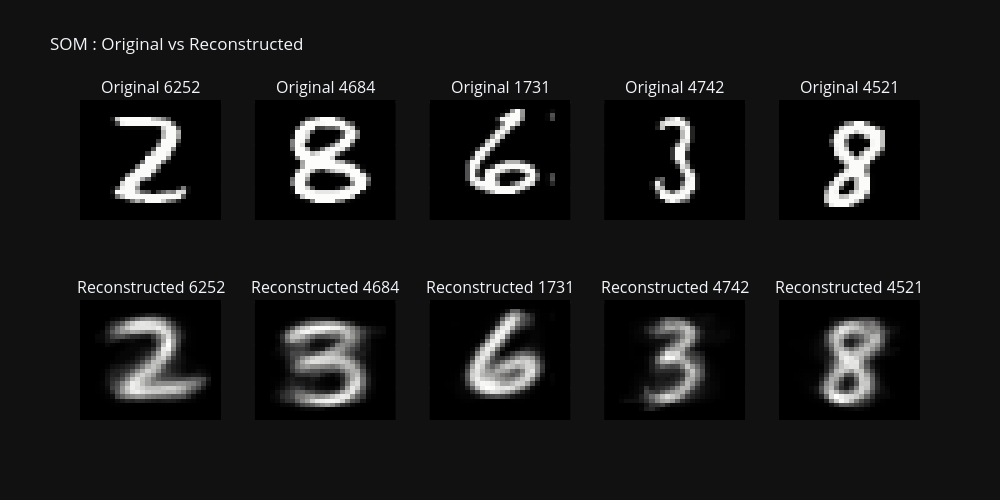

This figure's notebook cell:
### Markdown cell above
## 7. Visualisation : original vs reconstruit

### Code cell
np.random.seed(42)
indices = np.random.choice(X.shape[0], size=5, replace=False)

fig = make_subplots(
    rows=2, cols=5,
    subplot_titles=[f"Original {idx}" for idx in indices] + [f"Reconstructed {idx}" for idx in indices]
)

for i, idx in enumerate(indices):
    orig_img = X[idx].reshape(28, 28)
    recon_img = X_reconstructed[idx].reshape(28, 28)

    fig.add_trace(go.Heatmap(z=orig_img, colorscale="gray", showscale=False), row=1, col=i+1)
    fig.add_trace(go.Heatmap(z=recon_img, colorscale="gray", showscale=False), row=2, col=i+1)

fig.update_layout(
    height=500, width=1000,
    title_text="SOM : Original vs Reconstructed",
    template="plotly_dark"
)

for row in [1, 2]:
    for col in range(1, 6):
        fig.update_yaxes(autorange="reversed", showticklabels=False, row=row, col=col)
        fig.update_xaxes(showticklabels=False, row=row, col=col)

fig.show()

### Figure 1 — Plotly figure (JSON) as saved in the notebook; plotly's stock layout.template omitted (floating-point values rounded to 4 significant figures; data arrays with more than 128 entries replaced by an {"elided": "..."} marker saying what was removed)
{"data": [{"colorscale": [[0, "rgb(0, 0, 0)"], [0.09091, "rgb(16, 16, 16)"], [0.1818, "rgb(38, 38, 38)"], [0.2727, "rgb(59, 59, 59)"], [0.3636, "rgb(81, 80, 80)"], [0.4545, "rgb(102, 101, 101)"], [0.5455, "rgb(124, 123, 122)"], [0.6364, "rgb(146, 146, 145)"], [0.7273, "rgb(171, 171, 170)"], [0.8182, "rgb(197, 197, 195)"], [0.9091, "rgb(224, 224, 223)"], [1, "rgb(254, 254, 253)"]], "showscale": false, "type": "heatmap", "xaxis": "x", "yaxis": "y", "z": {"elided": "28x28 float values"}}, {"colorscale": [[0, "rgb(0, 0, 0)"], [0.09091, "rgb(16, 16, 16)"], [0.1818, "rgb(38, 38, 38)"], [0.2727, "rgb(59, 59, 59)"], [0.3636, "rgb(81, 80, 80)"], [0.4545, "rgb(102, 101, 101)"], [0.5455, "rgb(124, 123, 122)"], [0.6364, "rgb(146, 146, 145)"], [0.7273, "rgb(171, 171, 170)"], [0.8182, "rgb(197, 197, 195)"], [0.9091, "rgb(224, 224, 223)"], [1, "rgb(254, 254, 253)"]], "showscale": false, "type": "heatmap", "xaxis": "x6", "yaxis": "y6", "z": {"elided": "28x28 float values"}}, {"colorscale": [[0, "rgb(0, 0, 0)"], [0.09091, "rgb(16, 16, 16)"], [0.1818, "rgb(38, 38, 38)"], [0.2727, "rgb(59, 59, 59)"], [0.3636, "rgb(81, 80, 80)"], [0.4545, "rgb(102, 101, 101)"], [0.5455, "rgb(124, 123, 122)"], [0.6364, "rgb(146, 146, 145)"], [0.7273, "rgb(171, 171, 170)"], [0.8182, "rgb(197, 197, 195)"], [0.9091, "rgb(224, 224, 223)"], [1, "rgb(254, 254, 253)"]], "showscale": false, "type": "heatmap", "xaxis": "x2", "yaxis": "y2", "z": {"elided": "28x28 float values"}}, {"colorscale": [[0, "rgb(0, 0, 0)"], [0.09091, "rgb(16, 16, 16)"], [0.1818, "rgb(38, 38, 38)"], [0.2727, "rgb(59, 59, 59)"], [0.3636, "rgb(81, 80, 80)"], [0.4545, "rgb(102, 101, 101)"], [0.5455, "rgb(124, 123, 122)"], [0.6364, "rgb(146, 146, 145)"], [0.7273, "rgb(171, 171, 170)"], [0.8182, "rgb(197, 197, 195)"], [0.9091, "rgb(224, 224, 223)"], [1, "rgb(254, 254, 253)"]], "showscale": false, "type": "heatmap", "xaxis": "x7", "yaxis": "y7", "z": {"elided": "28x28 float values"}}, {"colorscale": [[0, "rgb(0, 0, 0)"], [0.09091, "rgb(16, 16, 16)"], [0.1818, "rgb(38, 38, 38)"], [0.2727, "rgb(59, 59, 59)"], [0.3636, "rgb(81, 80, 80)"], [0.4545, "rgb(102, 101, 101)"], [0.5455, "rgb(124, 123, 122)"], [0.6364, "rgb(146, 146, 145)"], [0.7273, "rgb(171, 171, 170)"], [0.8182, "rgb(197, 197, 195)"], [0.9091, "rgb(224, 224, 223)"], [1, "rgb(254, 254, 253)"]], "showscale": false, "type": "heatmap", "xaxis": "x3", "yaxis": "y3", "z": {"elided": "28x28 float values"}}, {"colorscale": [[0, "rgb(0, 0, 0)"], [0.09091, "rgb(16, 16, 16)"], [0.1818, "rgb(38, 38, 38)"], [0.2727, "rgb(59, 59, 59)"], [0.3636, "rgb(81, 80, 80)"], [0.4545, "rgb(102, 101, 101)"], [0.5455, "rgb(124, 123, 122)"], [0.6364, "rgb(146, 146, 145)"], [0.7273, "rgb(171, 171, 170)"], [0.8182, "rgb(197, 197, 195)"], [0.9091, "rgb(224, 224, 223)"], [1, "rgb(254, 254, 253)"]], "showscale": false, "type": "heatmap", "xaxis": "x8", "yaxis": "y8", "z": {"elided": "28x28 float values"}}, {"colorscale": [[0, "rgb(0, 0, 0)"], [0.09091, "rgb(16, 16, 16)"], [0.1818, "rgb(38, 38, 38)"], [0.2727, "rgb(59, 59, 59)"], [0.3636, "rgb(81, 80, 80)"], [0.4545, "rgb(102, 101, 101)"], [0.5455, "rgb(124, 123, 122)"], [0.6364, "rgb(146, 146, 145)"], [0.7273, "rgb(171, 171, 170)"], [0.8182, "rgb(197, 197, 195)"], [0.9091, "rgb(224, 224, 223)"], [1, "rgb(254, 254, 253)"]], "showscale": false, "type": "heatmap", "xaxis": "x4", "yaxis": "y4", "z": {"elided": "28x28 float values"}}, {"colorscale": [[0, "rgb(0, 0, 0)"], [0.09091, "rgb(16, 16, 16)"], [0.1818, "rgb(38, 38, 38)"], [0.2727, "rgb(59, 59, 59)"], [0.3636, "rgb(81, 80, 80)"], [0.4545, "rgb(102, 101, 101)"], [0.5455, "rgb(124, 123, 122)"], [0.6364, "rgb(146, 146, 145)"], [0.7273, "rgb(171, 171, 170)"], [0.8182, "rgb(197, 197, 195)"], [0.9091, "rgb(224, 224, 223)"], [1, "rgb(254, 254, 253)"]], "showscale": false, "type": "heatmap", "xaxis": "x9", "yaxis": "y9", "z": {"elided": "28x28 float values"}}, {"colorscale": [[0, "rgb(0, 0, 0)"], [0.09091, "rgb(16, 16, 16)"], [0.1818, "rgb(38, 38, 38)"], [0.2727, "rgb(59, 59, 59)"], [0.3636, "rgb(81, 80, 80)"], [0.4545, "rgb(102, 101, 101)"], [0.5455, "rgb(124, 123, 122)"], [0.6364, "rgb(146, 146, 145)"], [0.7273, "rgb(171, 171, 170)"], [0.8182, "rgb(197, 197, 195)"], [0.9091, "rgb(224, 224, 223)"], [1, "rgb(254, 254, 253)"]], "showscale": false, "type": "heatmap", "xaxis": "x5", "yaxis": "y5", "z": {"elided": "28x28 float values"}}, {"colorscale": [[0, "rgb(0, 0, 0)"], [0.09091, "rgb(16, 16, 16)"], [0.1818, "rgb(38, 38, 38)"], [0.2727, "rgb(59, 59, 59)"], [0.3636, "rgb(81, 80, 80)"], [0.4545, "rgb(102, 101, 101)"], [0.5455, "rgb(124, 123, 122)"], [0.6364, "rgb(146, 146, 145)"], [0.7273, "rgb(171, 171, 170)"], [0.8182, "rgb(197, 197, 195)"], [0.9091, "rgb(224, 224, 223)"], [1, "rgb(254, 254, 253)"]], "showscale": false, "type": "heatmap", "xaxis": "x10", "yaxis": "y10", "z": {"elided": "28x28 float values"}}], "layout": {"annotations": [{"font": {"size": 16}, "showarrow": false, "text": "Original 6252", "x": 0.084, "xanchor": "center", "xref": "paper", "y": 1, "yanchor": "bottom", "yref": "paper"}, {"font": {"size": 16}, "showarrow": false, "text": "Original 4684", "x": 0.292, "xanchor": "center", "xref": "paper", "y": 1, "yanchor": "bottom", "yref": "paper"}, {"font": {"size": 16}, "showarrow": false, "text": "Original 1731", "x": 0.5, "xanchor": "center", "xref": "paper", "y": 1, "yanchor": "bottom", "yref": "paper"}, {"font": {"size": 16}, "showarrow": false, "text": "Original 4742", "x": 0.708, "xanchor": "center", "xref": "paper", "y": 1, "yanchor": "bottom", "yref": "paper"}, {"font": {"size": 16}, "showarrow": false, "text": "Original 4521", "x": 0.916, "xanchor": "center", "xref": "paper", "y": 1, "yanchor": "bottom", "yref": "paper"}, {"font": {"size": 16}, "showarrow": false, "text": "Reconstructed 6252", "x": 0.084, "xanchor": "center", "xref": "paper", "y": 0.375, "yanchor": "bottom", "yref": "paper"}, {"font": {"size": 16}, "showarrow": false, "text": "Reconstructed 4684", "x": 0.292, "xanchor": "center", "xref": "paper", "y": 0.375, "yanchor": "bottom", "yref": "paper"}, {"font": {"size": 16}, "showarrow": false, "text": "Reconstructed 1731", "x": 0.5, "xanchor": "center", "xref": "paper", "y": 0.375, "yanchor": "bottom", "yref": "paper"}, {"font": {"size": 16}, "showarrow": false, "text": "Reconstructed 4742", "x": 0.708, "xanchor": "center", "xref": "paper", "y": 0.375, "yanchor": "bottom", "yref": "paper"}, {"font": {"size": 16}, "showarrow": false, "text": "Reconstructed 4521", "x": 0.916, "xanchor": "center", "xref": "paper", "y": 0.375, "yanchor": "bottom", "yref": "paper"}], "height": 500, "title": {"text": "SOM : Original vs Reconstructed"}, "width": 1000, "xaxis": {"anchor": "y", "domain": [0, 0.168], "showticklabels": false}, "xaxis10": {"anchor": "y10", "domain": [0.832, 1], "showticklabels": false}, "xaxis2": {"anchor": "y2", "domain": [0.208, 0.376], "showticklabels": false}, "xaxis3": {"anchor": "y3", "domain": [0.416, 0.584], "showticklabels": false}, "xaxis4": {"anchor": "y4", "domain": [0.624, 0.792], "showticklabels": false}, "xaxis5": {"anchor": "y5", "domain": [0.832, 1], "showticklabels": false}, "xaxis6": {"anchor": "y6", "domain": [0, 0.168], "showticklabels": false}, "xaxis7": {"anchor": "y7", "domain": [0.208, 0.376], "showticklabels": false}, "xaxis8": {"anchor": "y8", "domain": [0.416, 0.584], "showticklabels": false}, "xaxis9": {"anchor": "y9", "domain": [0.624, 0.792], "showticklabels": false}, "yaxis": {"anchor": "x", "autorange": "reversed", "domain": [0.625, 1], "showticklabels": false}, "yaxis10": {"anchor": "x10", "autorange": "reversed", "domain": [0, 0.375], "showticklabels": false}, "yaxis2": {"anchor": "x2", "autorange": "reversed", "domain": [0.625, 1], "showticklabels": false}, "yaxis3": {"anchor": "x3", "autorange": "reversed", "domain": [0.625, 1], "showticklabels": false}, "yaxis4": {"anchor": "x4", "autorange": "reversed", "domain": [0.625, 1], "showticklabels": false}, "yaxis5": {"anchor": "x5", "autorange": "reversed", "domain": [0.625, 1], "showticklabels": false}, "yaxis6": {"anchor": "x6", "autorange": "reversed", "domain": [0, 0.375], "showticklabels": false}, "yaxis7": {"anchor": "x7", "autorange": "reversed", "domain": [0, 0.375], "showticklabels": false}, "yaxis8": {"anchor": "x8", "autorange": "reversed", "domain": [0, 0.375], "showticklabels": false}, "yaxis9": {"anchor": "x9", "autorange": "reversed", "domain": [0, 0.375], "showticklabels": false}}}
